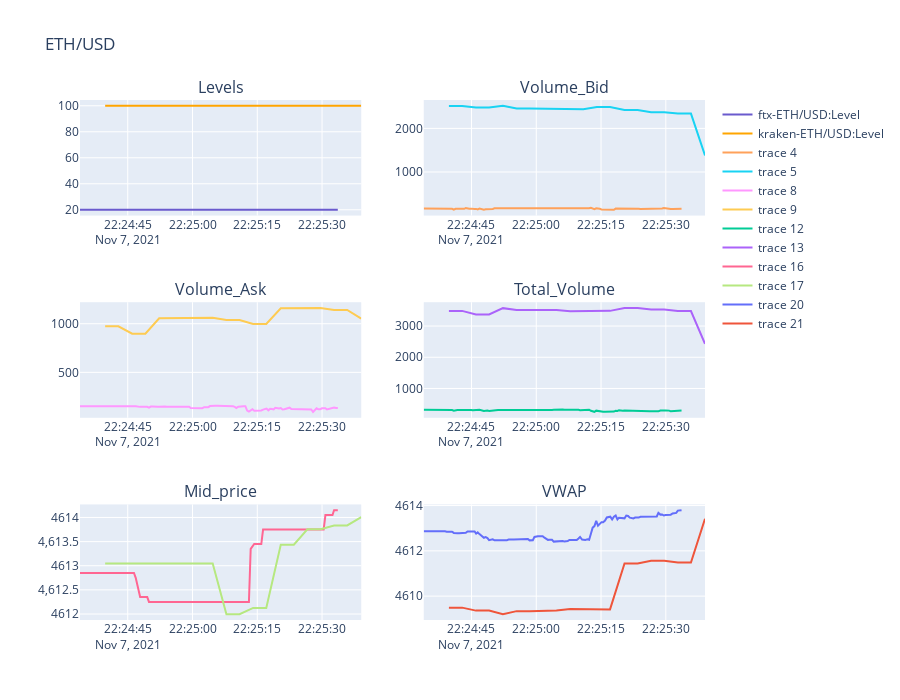

Here is the notebook cell this chart was saved with:
### Markdown cell above
> En este apartado se mostrarán tres gráficos correspondientes a ciertos resultados que provienen de estadística descriptiva, métricas de atribución al desempeño y behavioral finance.
A manera de hacerlo más interactivo se realiza con la librería *Plotly*

### Code cell
from plotly.subplots import make_subplots
import plotly.graph_objects as go

# Initialize figure with subplots
fig = make_subplots(
    rows=3, cols=2, subplot_titles=("Levels", "Volume_Bid", "Volume_Ask", 
                                    "Total_Volume", "Mid_price", "VWAP")
)

# Add traces
# Level
fig.add_trace(go.Scatter(x=df_a.Fechas[df_a['Exchange']=='ftx'], y=df_a.Levels[df_a['Exchange']=='ftx'], name='ftx-ETH/USD:Level',
                         line=dict(color='slateblue')), row=1, col=1)
fig.add_trace(go.Scatter(x=df_a.Fechas[df_a['Exchange']=='kraken'], y=df_a.Levels[df_a['Exchange']=='kraken'], name='kraken-ETH/USD:Level',
                         line=dict(color='orange')), row=1, col=1)
fig.add_trace(go.Scatter(x=df_a.Fechas[df_a['Exchange']=='currencycom'], y=df_a.Levels[df_a['Exchange']=='currencycom'], name='currencycom-ETH/USD:Level',
                         line=dict(color='green')), row=1, col=1)
fig.add_trace(go.Scatter(x=df_a.Fechas[df_a['Exchange']=='coinmate'], y=df_a.Levels[df_a['Exchange']=='coinmate'], name='coinmate-ETH/USD:Level',
                         line=dict(color='salmon')), row=1, col=1)
# Volume bid
fig.add_trace(go.Scatter(x=df_a.Fechas[df_a['Exchange']=='ftx'], y=df_a.Volume_bid[df_a['Exchange']=='ftx']), row=1, col=2)
fig.add_trace(go.Scatter(x=df_a.Fechas[df_a['Exchange']=='kraken'], y=df_a.Volume_bid[df_a['Exchange']=='kraken']), row=1, col=2)
fig.add_trace(go.Scatter(x=df_a.Fechas[df_a['Exchange']=='currencycom'], y=df_a.Volume_bid[df_a['Exchange']=='currencycom']), row=1, col=2)
fig.add_trace(go.Scatter(x=df_a.Fechas[df_a['Exchange']=='coinmate'], y=df_a.Volume_bid[df_a['Exchange']=='coinmate']), row=1, col=2)
# Volume_ask
fig.add_trace(go.Scatter(x=df_a.Fechas[df_a['Exchange']=='ftx'], y=df_a.Volume_ask[df_a['Exchange']=='ftx']), row=2, col=1)
fig.add_trace(go.Scatter(x=df_a.Fechas[df_a['Exchange']=='kraken'], y=df_a.Volume_ask[df_a['Exchange']=='kraken']), row=2, col=1)
fig.add_trace(go.Scatter(x=df_a.Fechas[df_a['Exchange']=='currencycom'], y=df_a.Volume_ask[df_a['Exchange']=='currencycom']), row=2, col=1)
fig.add_trace(go.Scatter(x=df_a.Fechas[df_a['Exchange']=='coinmate'], y=df_a.Volume_ask[df_a['Exchange']=='coinmate']), row=2, col=1)
# Total_vol
fig.add_trace(go.Scatter(x=df_a.Fechas[df_a['Exchange']=='ftx'], y=df_a.Total_volume[df_a['Exchange']=='ftx']), row=2, col=2)
fig.add_trace(go.Scatter(x=df_a.Fechas[df_a['Exchange']=='kraken'], y=df_a.Total_volume[df_a['Exchange']=='kraken']), row=2, col=2)
fig.add_trace(go.Scatter(x=df_a.Fechas[df_a['Exchange']=='currencycom'], y=df_a.Total_volume[df_a['Exchange']=='currencycom']), row=2, col=2)
fig.add_trace(go.Scatter(x=df_a.Fechas[df_a['Exchange']=='coinmate'], y=df_a.Total_volume[df_a['Exchange']=='coinmate']), row=2, col=2)
# Mid price
fig.add_trace(go.Scatter(x=df_a.Fechas[df_a['Exchange']=='ftx'], y=df_a.Mid_price[df_a['Exchange']=='ftx']), row=3, col=1)
fig.add_trace(go.Scatter(x=df_a.Fechas[df_a['Exchange']=='kraken'], y=df_a.Mid_price[df_a['Exchange']=='kraken']), row=3, col=1)
fig.add_trace(go.Scatter(x=df_a.Fechas[df_a['Exchange']=='currencycom'], y=df_a.Mid_price[df_a['Exchange']=='currencycom']), row=3, col=1)
fig.add_trace(go.Scatter(x=df_a.Fechas[df_a['Exchange']=='coinmate'], y=df_a.Mid_price[df_a['Exchange']=='coinmate']), row=3, col=1)
#VWAP
fig.add_trace(go.Scatter(x=df_a.Fechas[df_a['Exchange']=='ftx'], y=df_a.VWAP[df_a['Exchange']=='ftx']), row=3, col=2)
fig.add_trace(go.Scatter(x=df_a.Fechas[df_a['Exchange']=='kraken'], y=df_a.VWAP[df_a['Exchange']=='kraken']), row=3, col=2)
fig.add_trace(go.Scatter(x=df_a.Fechas[df_a['Exchange']=='currencycom'], y=df_a.VWAP[df_a['Exchange']=='currencycom']), row=3, col=2)
fig.add_trace(go.Scatter(x=df_a.Fechas[df_a['Exchange']=='coinmate'], y=df_a.VWAP[df_a['Exchange']=='coinmate']), row=3, col=2)



# Update title and height
fig.update_layout(title_text='ETH/USD', height=700)

fig.show()

### Figure 1 — Plotly figure (JSON) as saved in the notebook; plotly's stock layout.template omitted (floating-point values rounded to 4 significant figures; data arrays with more than 128 entries replaced by an {"elided": "..."} marker saying what was removed)
{"data": [{"line": {"color": "slateblue"}, "name": "ftx-ETH/USD:Level", "type": "scatter", "x": {"elided": "144 str values"}, "xaxis": "x", "y": {"elided": "144 int values"}, "yaxis": "y"}, {"line": {"color": "orange"}, "name": "kraken-ETH/USD:Level", "type": "scatter", "x": ["2021-11-07T22:24:39.773Z", "2021-11-07T22:24:42.828Z", "2021-11-07T22:24:46.032Z", "2021-11-07T22:24:49.083Z", "2021-11-07T22:24:52.278Z", "2021-11-07T22:24:55.451Z", "2021-11-07T22:24:58.493Z", "2021-11-07T22:25:01.633Z", "2021-11-07T22:25:04.674Z", "2021-11-07T22:25:07.858Z", "2021-11-07T22:25:10.892Z", "2021-11-07T22:25:14.041Z", "2021-11-07T22:25:17.081Z", "2021-11-07T22:25:20.438Z", "2021-11-07T22:25:23.471Z", "2021-11-07T22:25:26.601Z", "2021-11-07T22:25:29.636Z", "2021-11-07T22:25:32.790Z", "2021-11-07T22:25:35.822Z", "2021-11-07T22:25:39.075Z"], "xaxis": "x", "y": [100, 100, 100, 100, 100, 100, 100, 100, 100, 100, 100, 100, 100, 100, 100, 100, 100, 100, 100, 100], "yaxis": "y"}, {"line": {"color": "green"}, "name": "currencycom-ETH/USD:Level", "type": "scatter", "x": [], "xaxis": "x", "y": [], "yaxis": "y"}, {"line": {"color": "salmon"}, "name": "coinmate-ETH/USD:Level", "type": "scatter", "x": [], "xaxis": "x", "y": [], "yaxis": "y"}, {"type": "scatter", "x": {"elided": "144 str values"}, "xaxis": "x2", "y": {"elided": "144 float values"}, "yaxis": "y2"}, {"type": "scatter", "x": ["2021-11-07T22:24:39.773Z", "2021-11-07T22:24:42.828Z", "2021-11-07T22:24:46.032Z", "2021-11-07T22:24:49.083Z", "2021-11-07T22:24:52.278Z", "2021-11-07T22:24:55.451Z", "2021-11-07T22:24:58.493Z", "2021-11-07T22:25:01.633Z", "2021-11-07T22:25:04.674Z", "2021-11-07T22:25:07.858Z", "2021-11-07T22:25:10.892Z", "2021-11-07T22:25:14.041Z", "2021-11-07T22:25:17.081Z", "2021-11-07T22:25:20.438Z", "2021-11-07T22:25:23.471Z", "2021-11-07T22:25:26.601Z", "2021-11-07T22:25:29.636Z", "2021-11-07T22:25:32.790Z", "2021-11-07T22:25:35.822Z", "2021-11-07T22:25:39.075Z"], "xaxis": "x2", "y": [2513.0, 2513.0, 2477.0, 2477.0, 2519.0, 2457.0, 2457.0, 2454.0, 2454.0, 2438.0, 2438.0, 2490.0, 2490.0, 2421.0, 2421.0, 2368.0, 2368.0, 2340.0, 2340.0, 1380.0], "yaxis": "y2"}, {"type": "scatter", "x": [], "xaxis": "x2", "y": [], "yaxis": "y2"}, {"type": "scatter", "x": [], "xaxis": "x2", "y": [], "yaxis": "y2"}, {"type": "scatter", "x": {"elided": "144 str values"}, "xaxis": "x3", "y": {"elided": "144 float values"}, "yaxis": "y3"}, {"type": "scatter", "x": ["2021-11-07T22:24:39.773Z", "2021-11-07T22:24:42.828Z", "2021-11-07T22:24:46.032Z", "2021-11-07T22:24:49.083Z", "2021-11-07T22:24:52.278Z", "2021-11-07T22:24:55.451Z", "2021-11-07T22:24:58.493Z", "2021-11-07T22:25:01.633Z", "2021-11-07T22:25:04.674Z", "2021-11-07T22:25:07.858Z", "2021-11-07T22:25:10.892Z", "2021-11-07T22:25:14.041Z", "2021-11-07T22:25:17.081Z", "2021-11-07T22:25:20.438Z", "2021-11-07T22:25:23.471Z", "2021-11-07T22:25:26.601Z", "2021-11-07T22:25:29.636Z", "2021-11-07T22:25:32.790Z", "2021-11-07T22:25:35.822Z", "2021-11-07T22:25:39.075Z"], "xaxis": "x3", "y": [973.7, 973.7, 897.0, 897.0, 1056.0, 1056.0, 1056.0, 1060.0, 1060.0, 1038.0, 1038.0, 997.8, 997.8, 1158.0, 1158.0, 1162.0, 1162.0, 1142.0, 1142.0, 1053.0], "yaxis": "y3"}, {"type": "scatter", "x": [], "xaxis": "x3", "y": [], "yaxis": "y3"}, {"type": "scatter", "x": [], "xaxis": "x3", "y": [], "yaxis": "y3"}, {"type": "scatter", "x": {"elided": "144 str values"}, "xaxis": "x4", "y": {"elided": "144 float values"}, "yaxis": "y4"}, {"type": "scatter", "x": ["2021-11-07T22:24:39.773Z", "2021-11-07T22:24:42.828Z", "2021-11-07T22:24:46.032Z", "2021-11-07T22:24:49.083Z", "2021-11-07T22:24:52.278Z", "2021-11-07T22:24:55.451Z", "2021-11-07T22:24:58.493Z", "2021-11-07T22:25:01.633Z", "2021-11-07T22:25:04.674Z", "2021-11-07T22:25:07.858Z", "2021-11-07T22:25:10.892Z", "2021-11-07T22:25:14.041Z", "2021-11-07T22:25:17.081Z", "2021-11-07T22:25:20.438Z", "2021-11-07T22:25:23.471Z", "2021-11-07T22:25:26.601Z", "2021-11-07T22:25:29.636Z", "2021-11-07T22:25:32.790Z", "2021-11-07T22:25:35.822Z", "2021-11-07T22:25:39.075Z"], "xaxis": "x4", "y": [3487.0, 3487.0, 3374.0, 3374.0, 3575.0, 3513.0, 3513.0, 3514.0, 3514.0, 3476.0, 3476.0, 3488.0, 3488.0, 3579.0, 3579.0, 3530.0, 3530.0, 3482.0, 3482.0, 2433.0], "yaxis": "y4"}, {"type": "scatter", "x": [], "xaxis": "x4", "y": [], "yaxis": "y4"}, {"type": "scatter", "x": [], "xaxis": "x4", "y": [], "yaxis": "y4"}, {"type": "scatter", "x": {"elided": "144 str values"}, "xaxis": "x5", "y": {"elided": "144 float values"}, "yaxis": "y5"}, {"type": "scatter", "x": ["2021-11-07T22:24:39.773Z", "2021-11-07T22:24:42.828Z", "2021-11-07T22:24:46.032Z", "2021-11-07T22:24:49.083Z", "2021-11-07T22:24:52.278Z", "2021-11-07T22:24:55.451Z", "2021-11-07T22:24:58.493Z", "2021-11-07T22:25:01.633Z", "2021-11-07T22:25:04.674Z", "2021-11-07T22:25:07.858Z", "2021-11-07T22:25:10.892Z", "2021-11-07T22:25:14.041Z", "2021-11-07T22:25:17.081Z", "2021-11-07T22:25:20.438Z", "2021-11-07T22:25:23.471Z", "2021-11-07T22:25:26.601Z", "2021-11-07T22:25:29.636Z", "2021-11-07T22:25:32.790Z", "2021-11-07T22:25:35.822Z", "2021-11-07T22:25:39.075Z"], "xaxis": "x5", "y": [4613.0, 4613.0, 4613.0, 4613.0, 4613.0, 4613.0, 4613.0, 4613.0, 4613.0, 4612.0, 4612.0, 4612.0, 4612.0, 4613.0, 4613.0, 4614.0, 4614.0, 4614.0, 4614.0, 4614.0], "yaxis": "y5"}, {"type": "scatter", "x": [], "xaxis": "x5", "y": [], "yaxis": "y5"}, {"type": "scatter", "x": [], "xaxis": "x5", "y": [], "yaxis": "y5"}, {"type": "scatter", "x": {"elided": "144 str values"}, "xaxis": "x6", "y": {"elided": "144 float values"}, "yaxis": "y6"}, {"type": "scatter", "x": ["2021-11-07T22:24:39.773Z", "2021-11-07T22:24:42.828Z", "2021-11-07T22:24:46.032Z", "2021-11-07T22:24:49.083Z", "2021-11-07T22:24:52.278Z", "2021-11-07T22:24:55.451Z", "2021-11-07T22:24:58.493Z", "2021-11-07T22:25:01.633Z", "2021-11-07T22:25:04.674Z", "2021-11-07T22:25:07.858Z", "2021-11-07T22:25:10.892Z", "2021-11-07T22:25:14.041Z", "2021-11-07T22:25:17.081Z", "2021-11-07T22:25:20.438Z", "2021-11-07T22:25:23.471Z", "2021-11-07T22:25:26.601Z", "2021-11-07T22:25:29.636Z", "2021-11-07T22:25:32.790Z", "2021-11-07T22:25:35.822Z", "2021-11-07T22:25:39.075Z"], "xaxis": "x6", "y": [4609.0, 4609.0, 4609.0, 4609.0, 4609.0, 4609.0, 4609.0, 4609.0, 4609.0, 4609.0, 4609.0, 4609.0, 4609.0, 4611.0, 4611.0, 4612.0, 4612.0, 4611.0, 4611.0, 4613.0], "yaxis": "y6"}, {"type": "scatter", "x": [], "xaxis": "x6", "y": [], "yaxis": "y6"}, {"type": "scatter", "x": [], "xaxis": "x6", "y": [], "yaxis": "y6"}], "layout": {"annotations": [{"font": {"size": 16}, "showarrow": false, "text": "Levels", "x": 0.225, "xanchor": "center", "xref": "paper", "y": 1, "yanchor": "bottom", "yref": "paper"}, {"font": {"size": 16}, "showarrow": false, "text": "Volume_Bid", "x": 0.775, "xanchor": "center", "xref": "paper", "y": 1, "yanchor": "bottom", "yref": "paper"}, {"font": {"size": 16}, "showarrow": false, "text": "Volume_Ask", "x": 0.225, "xanchor": "center", "xref": "paper", "y": 0.6111, "yanchor": "bottom", "yref": "paper"}, {"font": {"size": 16}, "showarrow": false, "text": "Total_Volume", "x": 0.775, "xanchor": "center", "xref": "paper", "y": 0.6111, "yanchor": "bottom", "yref": "paper"}, {"font": {"size": 16}, "showarrow": false, "text": "Mid_price", "x": 0.225, "xanchor": "center", "xref": "paper", "y": 0.2222, "yanchor": "bottom", "yref": "paper"}, {"font": {"size": 16}, "showarrow": false, "text": "VWAP", "x": 0.775, "xanchor": "center", "xref": "paper", "y": 0.2222, "yanchor": "bottom", "yref": "paper"}], "height": 700, "title": {"text": "ETH/USD"}, "xaxis": {"anchor": "y", "domain": [0, 0.45]}, "xaxis2": {"anchor": "y2", "domain": [0.55, 1]}, "xaxis3": {"anchor": "y3", "domain": [0, 0.45]}, "xaxis4": {"anchor": "y4", "domain": [0.55, 1]}, "xaxis5": {"anchor": "y5", "domain": [0, 0.45]}, "xaxis6": {"anchor": "y6", "domain": [0.55, 1]}, "yaxis": {"anchor": "x", "domain": [0.7778, 1]}, "yaxis2": {"anchor": "x2", "domain": [0.7778, 1]}, "yaxis3": {"anchor": "x3", "domain": [0.3889, 0.6111]}, "yaxis4": {"anchor": "x4", "domain": [0.3889, 0.6111]}, "yaxis5": {"anchor": "x5", "domain": [0, 0.2222]}, "yaxis6": {"anchor": "x6", "domain": [0, 0.2222]}}}
